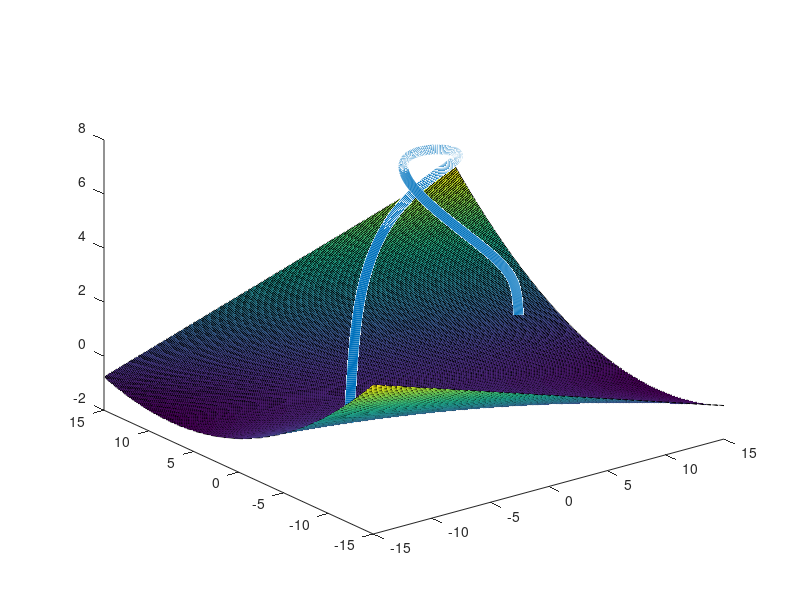

The MATLAB source for this figure:
% 20 december - Johan (921220)
% 28 juni - Viktor (920628)

p1 = (1 + 0) / 2;
p2 = (2 + 6) / 2;
p3 = (2 + 2) / 2;
p4 = (0 + 8) / 2;

a1 = p3 - p1;
a2 = p1 + 1;
a3 = p3 + 6;
a4 = 4 - p4;
a5 = 5 - p4;
a6 = p2 + p4;
a7 = p1 + p2 + p3 + p4;

% v(t) = (4*t*cos(t) + a1, 2*t*sin(2*t - a2), a3 - t.^2);
% f(x, y) = (a4*x.^2 + a5*y.^2 + x*y + 10*a6) / (10*a7);

vt = @(t) [4*t.*cos(t) + a1, 2*t.*sin(2*t - a2), a3 - t.^2];
fxy = @(x, y) (a4*x.^2 + a5*y.^2 + x*y - 10*a6) / (10*a7);

%r = -2*pi:0.01:2*pi; % Old range value
%r = linspace(-2.8383, 2.8444, 100); % New range value (med 100 punkter)
r = -2.8383:0.01:2.8444;
plot3(4.*r.*cos(r) + a1, 2.*r.*sin(2.*r - a2), a3 - r.^2, 'linewidth', 7);
hold on; % Also write the mesh to the same graph

%y = [(a4.*x.^2 + a5.*y.^2 + x.*y + 10.*a6) / (10.*a7)]
%area(r, y)

[rx, ry] = meshgrid(-15:0.1:15, -15:0.1:15);
rz = (a4*rx.^2 + a5*ry.^2 + rx.*ry - 10*a6) / (10*a7);
surf(rx, ry, rz);
hold off;
return;

%skar = @(t) (2*t*sin(2*t - 1.5))*((2*t*sin(2*t - 1.5)) + (4*t*cos(t)+1.5)) + 105*t.^2 - 920;
skar = @(t) (2*t*sin(2*t - 1.5)).^2 + (4*t*cos(t)+1.5)*(2*t*sin(2*t - 1.5)) + 105*t.^2 - 920;

f = HalveringMetod(0.001);
disp(f);

st = zeros(1,100);
for i =1:100
  st(i) = baglangd(i,r);
end

plot(r, st); % Will plot task 12


% 13
Q = CubicSpline(st, r);
for i = 2:100
  %fplot(Q{i}, [st(i-1) st(i)]);
  hold on;
end
hold off;
%legend("hide");

%14
sigmaTot = linspace(st(1), st(100), 100);
for i = 1:100
  tmp = vt(Q{i}(sigmaTot(i)));
end
sigmaTot = sigmaTot';
S = spline(st, r);
W = vt(ppval(S,sigmaTot));
scatter3(W(:,1),W(:,2),W(:,3));


%15
%a
aby = vt(2.8444);
h = 10.^(-5);
fpx = (fxy(aby(1) + h, aby(2)) - fxy(aby(1) - h, aby(2))) / (2*h);
fpy = (fxy(aby(1), aby(2) + h) - fxy(aby(1), aby(2) - h)) / (2*h);

%b
u = [1, 0, fpx];
v = [0, 1, fpy];
tmp = vt(2.8444);
z = tmp(3);

x0 = tmp(1);
y0 = tmp(2);
z0 = tmp(3);
%a1 = 1;
%a2 = 0;
b1 = 0;
b2 = 1;
y1 = fpx;
y2 = fpy;

% =>
%x = x0 + s;
%y = y0 + t;
%z = z0 + y1*s + y2*t;

% =>
%s = x - x0;
%t = y - y0;

% =>
%z = z0 + y1*(x - x0) + y2*(y - y0);
%z = z0 + y1*x - y1*x0 + y2*y - y2*y0;
%y1*x + y2*y - z + (z0 - y1*x0 - y2*y0) = 0;
a = y1;
b = y2;
c = -1;
d = z0 - y1*x0 - y2*y0;

% c
A = [ 1 0 0
      0 1 0
      0 0 -1];
vbp = v_prim(2.8444, 10.^-5);
Svar = vbp * A;
